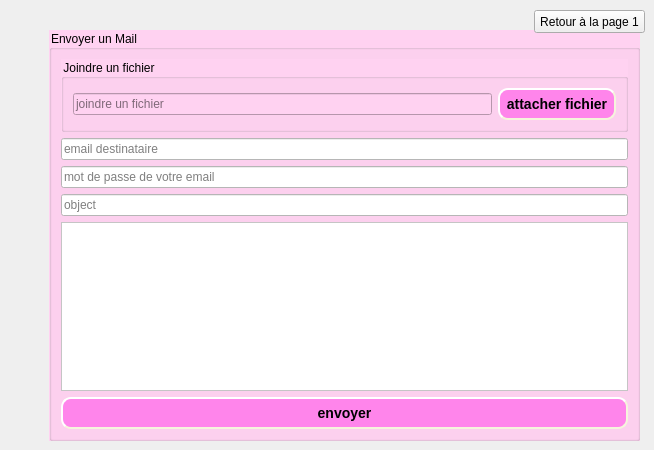
        <widget class="QWidget" name="page_4">
         <widget class="QGroupBox" name="groupBox_8">
          <property name="geometry">
           <rect>
            <x>49</x>
            <y>30</y>
            <width>591</width>
            <height>411</height>
           </rect>
          </property>
          <property name="styleSheet">
           <string notr="true">background-color: rgb(255, 210, 241);
font: 10pt &quot;MS Shell Dlg 2&quot;;</string>
          </property>
          <property name="title">
           <string>Envoyer un Mail</string>
          </property>
          <layout class="QVBoxLayout" name="verticalLayout_18">
           <item>
            <widget class="QGroupBox" name="groupBox_9">
             <property name="title">
              <string>Joindre un fichier</string>
             </property>
             <layout class="QHBoxLayout" name="horizontalLayout_10">
              <item>
               <layout class="QHBoxLayout" name="horizontalLayout_8">
                <item>
                 <widget class="QLineEdit" name="file">
                  <property name="styleSheet">
                   <string notr="true">backgground:rgb(255, 255, 255);</string>
                  </property>
                  <property name="placeholderText">
                   <string>joindre un fichier</string>
                  </property>
                 </widget>
                </item>
                <item>
                 <widget class="QPushButton" name="browseBtn">
                  <property name="styleSheet">
                   <string notr="true">background-color:rgb(255, 133, 235);
     border-style: outset;
     border-width: 2px;
     border-radius: 10px;
     border-color: beige;
     font: bold 14px;
     min-width: 10em;
     padding: 6px;</string>
                  </property>
                  <property name="text">
                   <string>attacher fichier</string>
                  </property>
                 </widget>
                </item>
               </layout>
              </item>
             </layout>
            </widget>
           </item>
           <item>
            <layout class="QVBoxLayout" name="verticalLayout_17">
             <item>
              <layout class="QVBoxLayout" name="verticalLayout_19">
               <item>
                <widget class="QLineEdit" name="rcpt">
                 <property name="styleSheet">
                  <string notr="true">background-color: rgb(255, 255, 255);
</string>
                 </property>
                 <property name="inputMask">
                  <string/>
                 </property>
                 <property name="placeholderText">
                  <string>email destinataire</string>
                 </property>
                </widget>
               </item>
               <item>
                <widget class="QLineEdit" name="mail_pass">
                 <property name="styleSheet">
                  <string notr="true">background-color: rgb(255, 255, 255);</string>
                 </property>
                 <property name="echoMode">
                  <enum>QLineEdit::Password</enum>
                 </property>
                 <property name="placeholderText">
                  <string>mot de passe de votre email</string>
                 </property>
                 <property name="clearButtonEnabled">
                  <bool>false</bool>
                 </property>
                </widget>
               </item>
               <item>
                <widget class="QLineEdit" name="subject">
                 <property name="styleSheet">
                  <string notr="true">background-color: rgb(255, 255, 255);</string>
                 </property>
                 <property name="placeholderText">
                  <string>object</string>
                 </property>
                </widget>
               </item>
               <item>
                <widget class="QTextEdit" name="msg">
                 <property name="styleSheet">
                  <string notr="true">background-color: rgb(255, 255, 255);</string>
                 </property>
                 <property name="documentTitle">
                  <string/>
                 </property>
                </widget>
               </item>
               <item>
                <widget class="QPushButton" name="sendBtn">
                 <property name="styleSheet">
                  <string notr="true">background-color:rgb(255, 133, 235);
     border-style: outset;
     border-width: 2px;
     border-radius: 10px;
     border-color: beige;
     font: bold 14px;
     min-width: 10em;
     padding: 6px;</string>
                 </property>
                 <property name="text">
                  <string>envoyer</string>
                 </property>
                </widget>
               </item>
              </layout>
             </item>
            </layout>
           </item>
          </layout>
         </widget>
         <widget class="QPushButton" name="pushButton_12">
          <property name="geometry">
           <rect>
            <x>534</x>
            <y>10</y>
            <width>111</width>
            <height>23</height>
           </rect>
          </property>
          <property name="text">
           <string>Retour à la page 1</string>
          </property>
         </widget>
        </widget>
